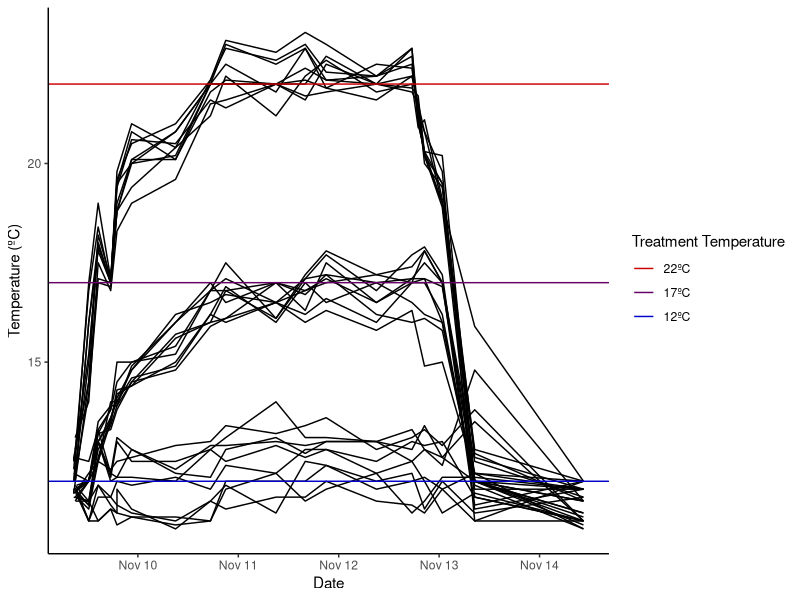
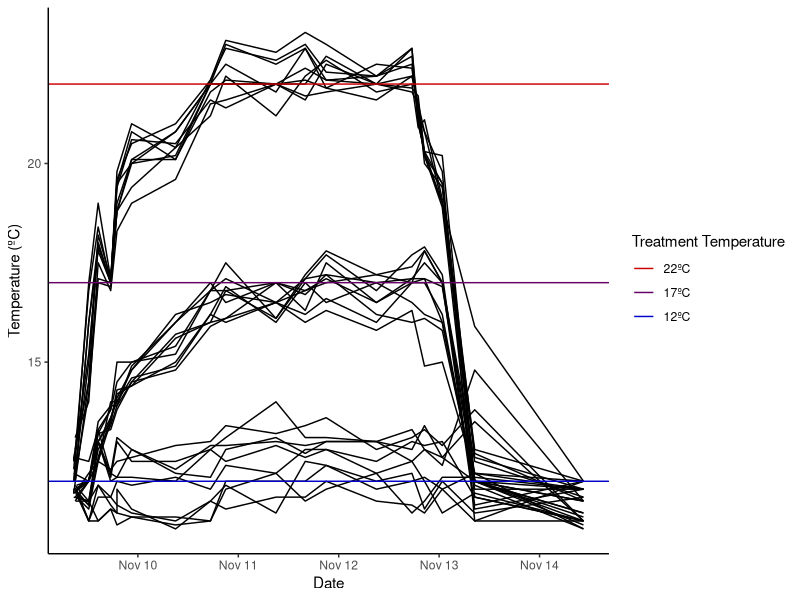

These figures' R source, in order:
library(here)
library(lubridate)
library(grid)
library(tidyverse)

# Import the data and format the date/time information
DailyLog <- read_csv("data/DailyLog.csv", col_names = TRUE) %>%
  # Format `Date` column to POSIX standard
  mutate("Date" = dmy(Date)) %>%
  # Create column with date and time info
  mutate("dateTime" = paste(Date, Time, sep = "_")) %>%
  # Format `dateTime` to POSIX standard
  mutate(dateTime = ymd_hms(dateTime)) %>%
  # Make `Sea_Table` and `Bucket_ID` factorial data.
  mutate(Sea_Table = as.factor(Sea_Table),
         Bucket_ID = as.factor(Bucket_ID))

Temp_Time <- DailyLog[35:1062,] %>%
  select(dateTime, Sea_Table, table_position, Bucket_ID, Cuke_ID, Temp_C)

# TEMPERATURE PLOT
# Create the colour gradient for the background:
#grad <- colorRampPalette(c("#CC0000", "#0000CC"), alpha = 1)(20)

TempPlot <- ggplot(data = Temp_Time,
                   aes(x = dateTime,
                       y = Temp_C,
                       fill = Bucket_ID)) +
  #annotation_custom(rasterGrob(grad, 
  #                             width=unit(1,"npc"), 
  #                             height=unit(1,"npc"))) +
  geom_line() +
  geom_hline(aes(yintercept = 22,
             colour = "22ºC")) +
  geom_hline(aes(yintercept = 17,
             colour = "17ºC")) +
  geom_hline(aes(yintercept = 12,
             colour = "12ºC")) +
  labs(x = "Date",
       y = "Temperature (ºC)",
       colour = "Treatment Temperature") +
  scale_colour_manual(values = c("#0000CC", "#660066", "#CC0000")) +
    guides(colour = guide_legend(reverse = TRUE)) +
  theme_classic()

TempPlot

ggsave("temp_plot.png", 
       TempPlot,
       device = "png",
       path = here("images"))
